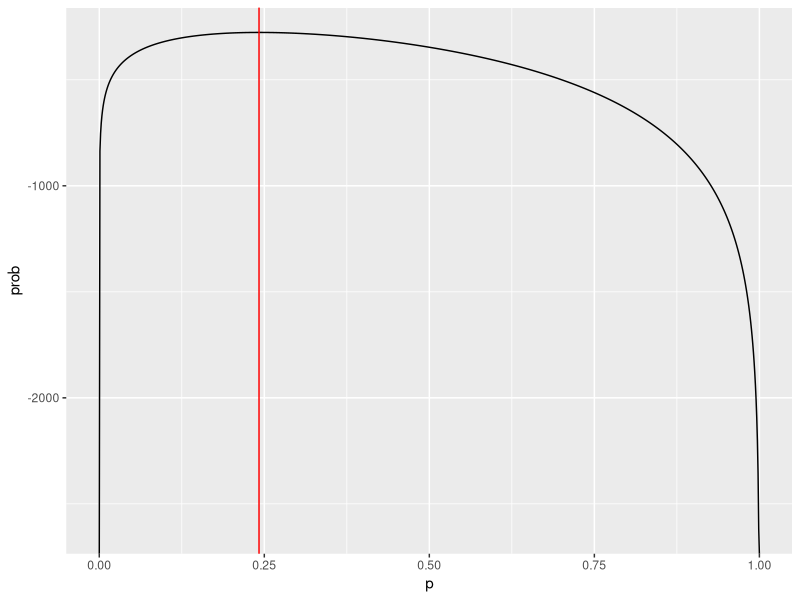
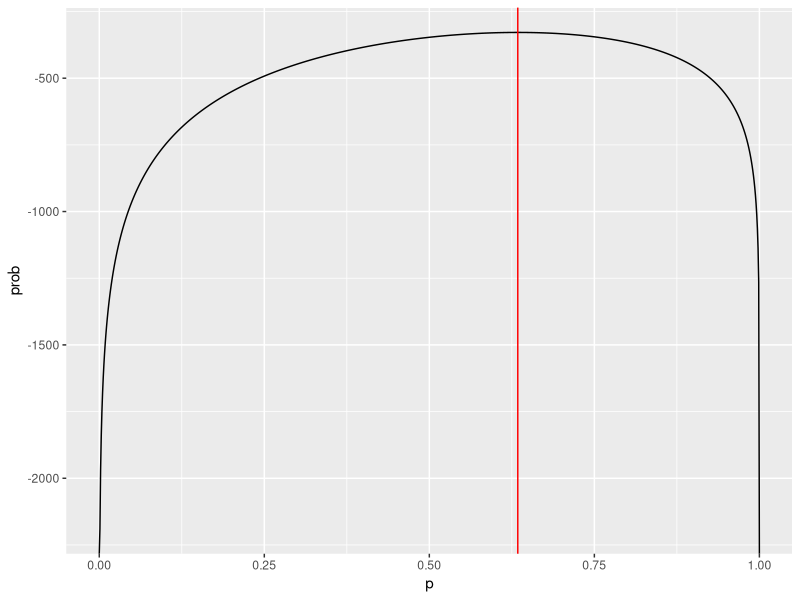
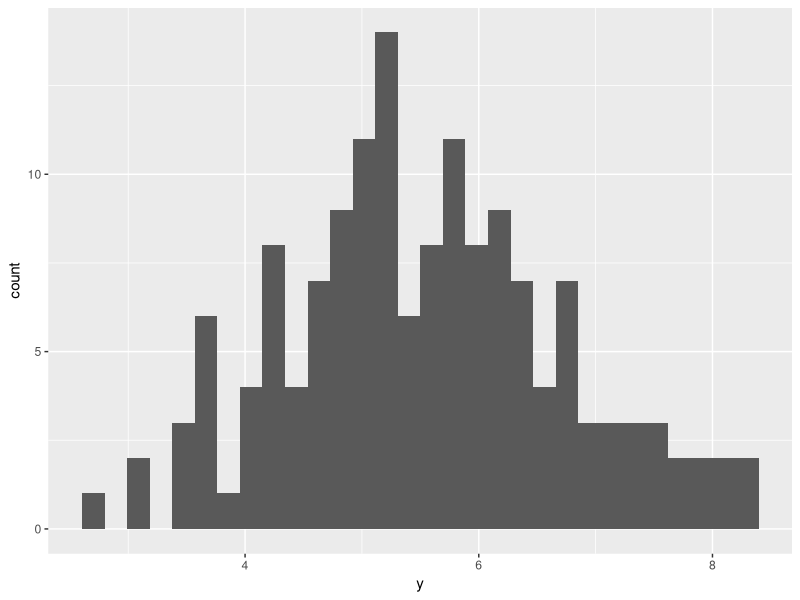

Reproduce these figures in R, in order.
## ---- chunk 1
knitr::opts_chunk$set(echo = TRUE)

library(tidyverse)
library(patchwork)
## ---- chunk 2
crear_log_verosim <- function(n=500, n_err){
  # n es tamaño de muestra 
  # n_err el número de errores detectados (datos)
  n_corr <- n - n_err
  log_verosim <- function(p){
    n_err * log(p) + n_corr * log(1-p)
  }
}
## ---- chunk 3
n <- 500
n_err <- 121
p = 121/500
log_vero <- crear_log_verosim(500, 121)
## ---- chunk 4
sol <- optimize(log_vero, c(0, 1), maximum = TRUE)
sol$maximum
## ---- chunk 5
grafica_tbl <- tibble(p = seq(0, 1, 0.001)) %>% 
  mutate(prob = log_vero(p) )
  
g1<-ggplot(grafica_tbl, aes(x = p, y = prob)) +
  geom_line() + 
  geom_vline(xintercept = sol$maximum, color="red")
g1
## ---- chunk 6
log_vero <- crear_log_verosim(500, 317)
sol2 <- optimize(log_vero, c(0, 1), maximum = TRUE)
sol2$maximum

grafica_tbl2 <- tibble(p = seq(0, 1, 0.001)) %>% 
  mutate(prob = log_vero(p) )
  
g2<-ggplot(grafica_tbl2, aes(x = p, y = prob)) +
  geom_line() + 
  geom_vline(xintercept = sol2$maximum, color="red")
g2
## ---- chunk 7
create_log_Gauss_Distribution <- function(mu, sig){
  # f(x)= 1/(sig*sqrt(2*pi))*exp(-0.5*((xi-mu)/sig)^2)
  # log(1) = 0
  # log(x/y) = log(x) - log(y)
  # log(x*y) = log(x) + log(y)
  v <- sig*sqrt(2*pi)
  function(xi){
    u <- (xi-mu)/sig
    fx <- 1/(v)*exp(-0.5*(u)^2)
    # usando log
    log_fx <- (0 - log(sig*sqrt(2*pi)) - 0.5*u^2)
  }
   
}
## ---- chunk 8
set.seed(1234)
m <- runif(1, 5, 10) # media entre 5 y 10
desv_est <- runif(1, 0, 2) # desviación estándar entre 0 y 2
## ---- chunk 9
set.seed(123)
x <- rnorm(150, mean = m, sd = desv_est)
#log_verosim <- create_log_Gauss_Distribution(m , desv_est)
## ---- chunk 10
gauss_tibble <- tibble(y = x)
ggplot(gauss_tibble, aes(x = y)) + 
  geom_histogram()
## ---- chunk 11
get_sample <- function(sample2eval){
  new_sample <- slice_sample(sample2eval, prop = 1, replace = TRUE)
  return(new_sample)
}
calc_estim <- function(data2estim, type = "mean"){
  estim_res <- data2estim %>% 
    summarise(mean_gauss = mean(y), sd_gauss = sd(y))
  
  if(type == "mean"){
    return(estim_res$mean_gauss)
  }
  if(type == "sd"){
    return(estim_res$sd_gauss)
  }
}
media_est <- tibble(mean_estim = map_dbl(1:100, ~calc_estim(get_sample(gauss_tibble), "mean"))) 
media_est <- mean(media_est$mean_estim)
  de_est <- tibble(sd_estim = map_dbl(1:100, ~calc_estim(get_sample(gauss_tibble), "sd"))) 
  de_est <- mean(de_est$sd_estim)
gauss_tibble <- gauss_tibble %>% mutate(mean_estim = media_est, sd_estim = de_est)
gauss_tibble
